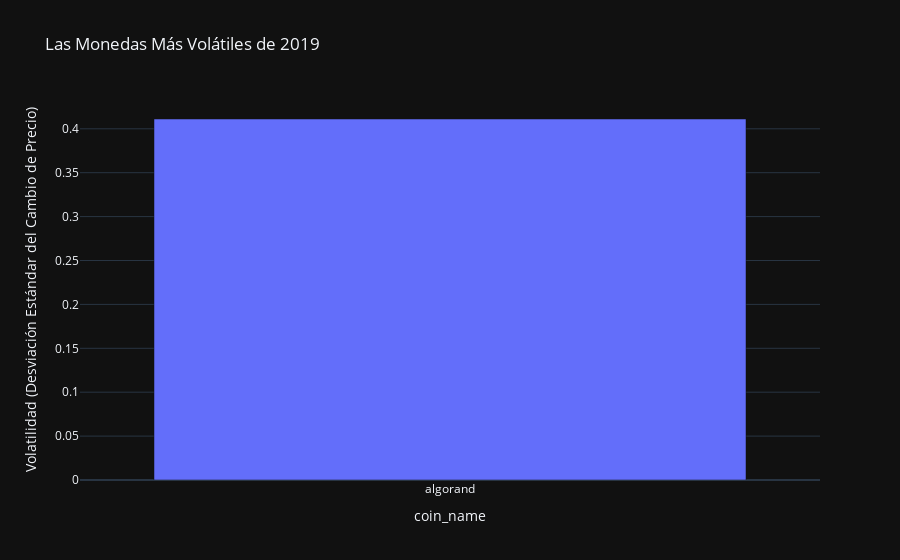

Notebook cell for this chart:
### Code cell
# Cuál fue la moneda más VOLATIL; es decir, que moneda tuvo la mayor cantidad de fluctuaciones en el 2019.

# Calcular la desviación estándar de las variaciones diarias (volatilidad) por criptomoneda
volatility = data_2019.groupby('coin_name')['price'].std()

# Mostrar las 10 criptomonedas más volátiles en 2019
most_volatile_2019 = volatility.sort_values(ascending=False).head(10)

# Imprimir las monedas más volátiles
print(most_volatile_2019)

# Crear una gráfica de barras para visualizar las monedas más volátiles
fig = px.bar(
    most_volatile_2019, 
    x=most_volatile_2019.index, 
    y=most_volatile_2019.values, 
    title='Las Monedas Más Volátiles de 2019',
    labels={'x': 'Moneda', 'y': 'Volatilidad (Desviación Estándar del Cambio de Precio)'},
    template='plotly_dark'
)

fig.show()

### Figure 1 — Plotly figure (JSON) as saved in the notebook; plotly's stock layout.template omitted (floating-point values rounded to 4 significant figures)
{"data": [{"alignmentgroup": "True", "hovertemplate": "coin_name=%{x}<br>Volatilidad (Desviación Estándar del Cambio de Precio)=%{y}<extra></extra>", "legendgroup": "", "marker": {"color": "#636efa", "pattern": {"shape": ""}}, "name": "", "offsetgroup": "", "orientation": "v", "showlegend": false, "textposition": "auto", "type": "bar", "x": ["algorand"], "xaxis": "x", "y": [0.4112], "yaxis": "y"}], "layout": {"barmode": "relative", "legend": {"tracegroupgap": 0}, "title": {"text": "Las Monedas Más Volátiles de 2019"}, "xaxis": {"anchor": "y", "domain": [0, 1], "title": {"text": "coin_name"}}, "yaxis": {"anchor": "x", "domain": [0, 1], "title": {"text": "Volatilidad (Desviación Estándar del Cambio de Precio)"}}}}
